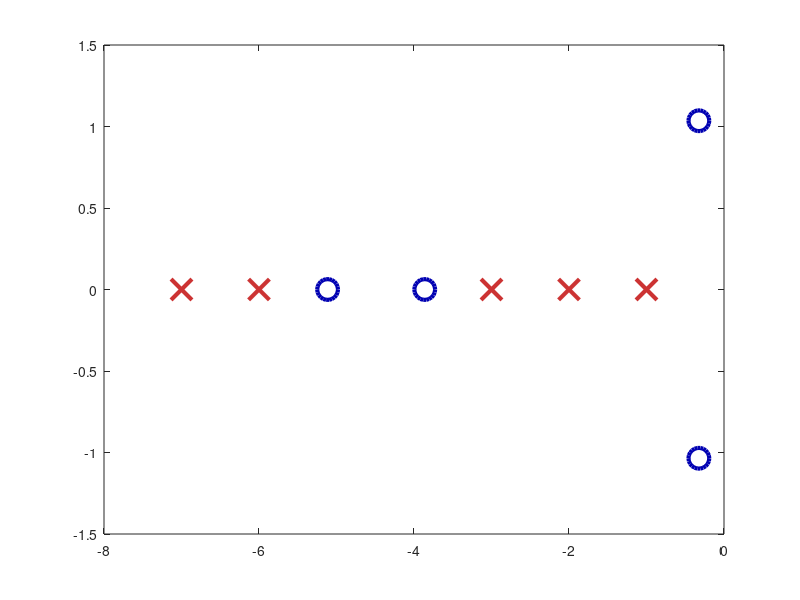

MATLAB code for this plot: (Note: this script raises an error after producing the figure.)
% num = [16 154 428 374 372]; den = conv(conv(conv([1 -1],[1 -2]),[1 -3]), conv([1 4],[1 5]));
% 
% figure('Color', 'white')
% W = tf(num, den);
% z = zero(W);
% p = pole(W);
% 
% plot(real(z), imag(z), 'o', ...
%     'Color',[0 0 0.7], 'LineWidth',3, 'MarkerSize',15)
% hold on
% plot(real(p), imag(p), 'x', ...
%     'Color',[0.8 0.2 0.2], 'LineWidth',3, 'MarkerSize',15)
% 
% ax = gca; ax.LineWidth = 1.7; ax.FontSize = 15;
% ax.XColor = [0.3, 0.3, 0.3]; ax.YColor = [0.3, 0.3, 0.3];
% grid on; grid minor; box on;
% ax.GridColor = [0.9, 0.9, 0.9]; ax.GridAlpha = 0.4; 
% ax.MinorGridColor = [0.95, 0.95, 0.95];ax.MinorGridAlpha = 0.2;
% 
% xline(0,'Color',[0.3 0.3 0.3],'LineWidth',1)
% yline(0,'Color',[0.3 0.3 0.3],'LineWidth',1)
% 
% xlabel('Re(s)', 'FontSize', 15, 'FontWeight', 'normal');
% ylabel('Im(s)', 'FontSize', 15, 'FontWeight', 'normal');
% legend('Zeros','Poles');
% 
% set(findall(gcf, '-property', 'FontName'), 'FontName', 'DejaVu Math TeX Gyre');
% exportgraphics(gcf,'../../../images/task1/o3/PZ-plot-raz.png','Resolution',300)
% exportgraphics(gcf,'../../../images/task1/o3/PZ-plot-raz.pdf','ContentType','image','Resolution',300)

%%%%%%%%%%%%%%%%%%%%%%%%%%%%%%%%%%%%%%%%%%%%%%%%%%%%%%%%%%%%%%%%%%%%%%%%%%%

num = [16 154 428 374 372]; den = conv(conv(conv([1 1],[1 2]),[1 3]), conv([1 6],[1 7]));

figure('Color', 'white')
W = tf(num, den);
z = zero(W);
p = pole(W);

plot(real(z), imag(z), 'o', ...
    'Color',[0 0 0.7], 'LineWidth',3, 'MarkerSize',15)
hold on
plot(real(p), imag(p), 'x', ...
    'Color',[0.8 0.2 0.2], 'LineWidth',3, 'MarkerSize',15)

ax = gca; ax.LineWidth = 1.7; ax.FontSize = 15;
ax.XColor = [0.3, 0.3, 0.3]; ax.YColor = [0.3, 0.3, 0.3];
grid on; grid minor; box on;
ax.GridColor = [0.9, 0.9, 0.9]; ax.GridAlpha = 0.4; 
ax.MinorGridColor = [0.95, 0.95, 0.95];ax.MinorGridAlpha = 0.2;

xline(0,'Color',[0.3 0.3 0.3],'LineWidth',1)
yline(0,'Color',[0.3 0.3 0.3],'LineWidth',1)


xlim([-8 3])
% ylim([-0.8 0.8])

xlabel('Re(s)', 'FontSize', 15, 'FontWeight', 'normal');
ylabel('Im(s)', 'FontSize', 15, 'FontWeight', 'normal');
legend('Zeros','Poles');

set(findall(gcf, '-property', 'FontName'), 'FontName', 'DejaVu Math TeX Gyre');
exportgraphics(gcf,'../../../images/task1/o3/PZ-plot-zamk.png','Resolution',300)
exportgraphics(gcf,'../../../images/task1/o3/PZ-plot-zamk.pdf','ContentType','image','Resolution',300)
